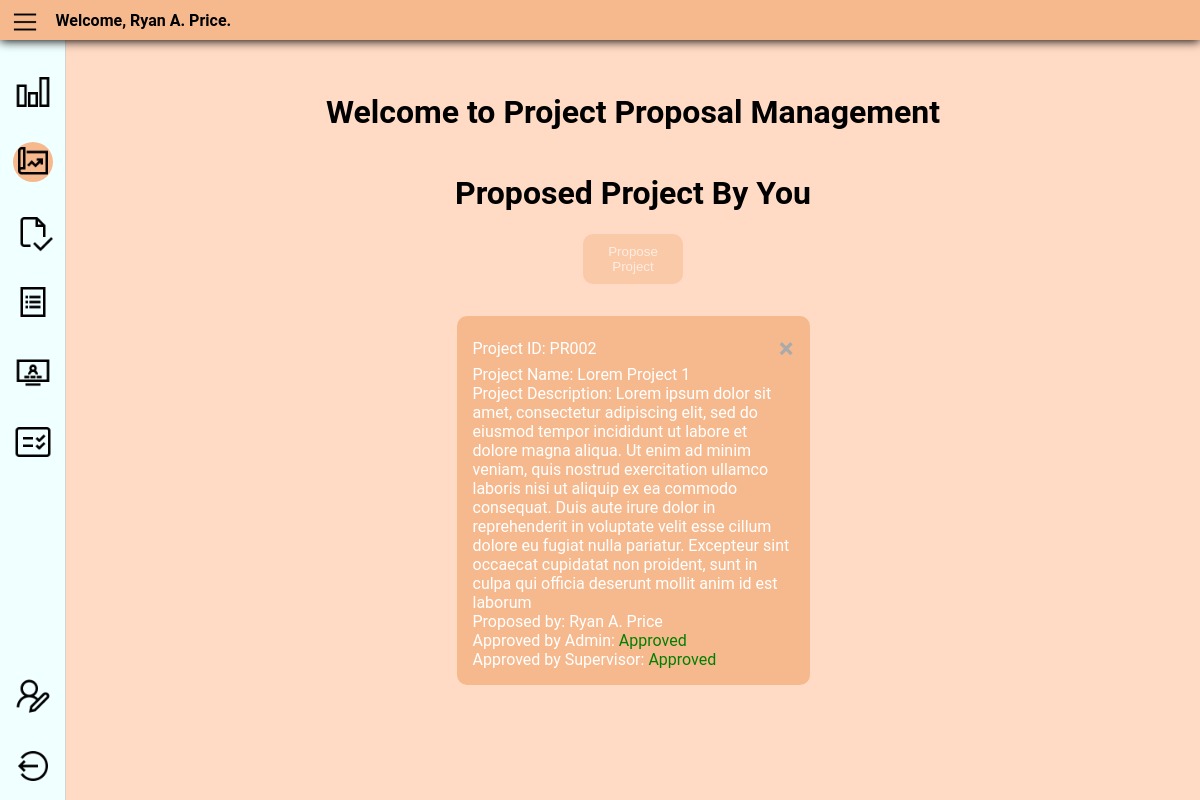
Page /supervisor/project_proposal_management.php (signed in) on the committed database.
### tables this page shows
CREATE TABLE `Supervisor` (
  `SUPERVISOR_ID` varchar(10) NOT NULL,
  `NAME` varchar(90) DEFAULT NULL,
  `PASSWORD` varchar(70) NOT NULL,
  `AGE` decimal(10,0) DEFAULT NULL,
  `EMAIL` varchar(80) DEFAULT NULL,
  `PROFESSION` varchar(100) DEFAULT NULL,
  `ISVERIFIED` bit(1) DEFAULT NULL
);

CREATE TABLE `Project` (
  `PROJ_ID` char(5) NOT NULL,
  `NAME` varchar(90) DEFAULT NULL,
  `DESCRIPTION` varchar(1000) DEFAULT NULL,
  `STUDENT_ID` varchar(20) DEFAULT NULL,
  `SUPERVISOR_ID` varchar(20) DEFAULT NULL,
  `BACKUP_DESCRIPTION` varchar(1000) DEFAULT NULL,
  `APPROVED_SUPERVISOR` bit(1) DEFAULT NULL,
  `APPROVED_ADMIN` bit(1) DEFAULT NULL
);

### src/functions.php (called while the page is built, shortened)
<?php
function getSupervisorDatabySupervisorID($con, $supervisorID)
{
    $getSupervisorName_query = $con->prepare("SELECT * FROM Supervisor where SUPERVISOR_ID = ?");
    $getSupervisorName_query->bind_param("s", $supervisorID);
    $getSupervisorName_query->execute();
    $getSupervisorName_query_result = $getSupervisorName_query->get_result();
    return mysqli_fetch_assoc($getSupervisorName_query_result);
}
function checkLogin($con)
{
    if (isset($_SESSION['SUPERVISOR_ID'])) {
        $supervisor_id = $_SESSION['SUPERVISOR_ID'];
        $login_check_query_result = getSupervisorDatabySupervisorID($con, $supervisor_id);
        if ($login_check_query_result) {
            return $login_check_query_result;
        }
    } else if (isset($_SESSION['STUDENT_ID'])) {
        $student_id = $_SESSION['STUDENT_ID'];
        $login_check_query_result = getStudentDatabyStudentID($con, $student_id);
        if ($login_check_query_result) {
            return $login_check_query_result;
        }
    }
    die;
}

### supervisor/project_proposal_management.php (the view, shortened to what this page needs)
<?php
require("../src/functions.php");
require("../src/database.php");
$user_data = checkLogin($con);
?>
<!DOCTYPE html>
<html lang="en">
<head>
    <link rel="stylesheet" href="css/sidebar_header.css">
    <link rel="stylesheet" href="css/supervisor_project_proposal_management.css">
</head>
<body>
    <header class="header">
        <img class="menu-icon" src="../src/icon/menu_128px.png" alt="menu icon" title="Menu">
        <div class="welcome-msg">
            Welcome, <?php echo $user_data['NAME'] ?>.
        </div>
    </header>
    <div class="container">
        <div class="sidebar">
            <div class="middle-sidebar">
                <ul class="sidebar-item-list">
                    <li>
                        <a href="dashboard.php"><img class="sidebar-item" src="../src/icon/goal_progress_128px.png" alt="goal setting & progress setting icon" title="Goal Setting & Progress Setting"></a>
                    </li>
                    <li>
                        <a><img class="sidebar-item selected" src="../src/icon/project_proposal_management_128px.png" alt="project proposal management icon" title="Project Proposal Management"></a>
                    </li>
                    <li>
                        <a href="project_proposal_approval.php"><img class="sidebar-item" src="../src/icon/approve_student_project.png" alt="project planning icon" title="Project Planning"></a>
                    </li>
                    <li>
                        <a href="student-to-project_assignment.php"><img class="sidebar-item" src="../src/icon/student-to-project_assignment_128px.png" alt="student-to-project assignment icon" title="Student-To-Project Assignment"></a>
                    </li>
                    <li>
                        <a href="meeting_management.php"><img class="sidebar-item" src="../src/icon/meeting_management_128px.png" alt="meeting management icon" title="Meeting Management"></a>
                    </li>
                    <li>
                        <a href="mark_sheets.php"><img class="sidebar-item" src="../src/icon/marking_128px.png" alt="marking icon" title="Mark Sheets"></a>
                    </li>
                </ul>
            </div>
            <div class="bottom-sidebar">
                <ul class="sidebar-item-list">
                    <li>
                        <a href="editProfile.php"><img class="sidebar-item" src="../src/icon/edit_profile_128px.png" alt="edit profile icon" title="Edit Profile"></a>
                    </li>
                    <li>
                        <a href="../src/logout.php"><img class="sidebar-item" src="../src/icon/logout_128px.png" alt="logout icon" title="Logout"></a>
                    </li>
                </ul>
            </div>
        </div>
        <div class="content">
            <div class="proposal-management-box">
                <h1 class="center">Welcome to Project Proposal Management</h1>
                <div class="proposed-project-list">
                    <h1>Proposed Project By You</h1>
                    <button class="propose-project-btn">Propose Project</button>
                    <?php
                    $sql = "select * from Project where SUPERVISOR_ID = ? and STUDENT_ID is null";
                    $getProjectList_query = $con->prepare($sql);
                    $getProjectList_query->bind_param("s", $_SESSION['SUPERVISOR_ID']);
                    $getProjectList_query->execute();
                    $getProjectList_query_result = $getProjectList_query->get_result();
                    if (mysqli_num_rows($getProjectList_query_result) > 0) {
                        while ($row = $getProjectList_query_result->fetch_assoc()) {
                            $isApprovedbyAdmin = ($row['APPROVED_ADMIN'] == 0) ? "Not Approved" : "Approved";
                            $isApprovedbySupervisor = ($row['APPROVED_SUPERVISOR'] == 0) ? "Not Approved" : "Approved";
                            $statusCSS_isApprovedbyAdmin = ($row['APPROVED_ADMIN'] == 0) ? "redFont" : "greenFont";
                            $statusCSS_isApprovedbySupervisor = ($row['APPROVED_SUPERVISOR'] == 0) ? "redFont" : "greenFont";
                            echo "<div class='project-box'>";
                            echo "<div id=" . $row['PROJ_ID'] . " style='display: flex;align-items: center;'>Project ID: " . $row['PROJ_ID'] . "<span class='remove-project-btn' onclick='removeProjectBtn(this)'>&times;</span></div>";
                            echo "<div>Project Name: " . $row['NAME'] . "</div>";
                            echo "<div>Project Description: " . $row['DESCRIPTION'] . "</div>";
                            echo "<div>Proposed by: " . $user_data['NAME'] . "</div>";
                            echo "<div>Approved by Admin: " . "<span class='" . $statusCSS_isApprovedbyAdmin . "'>" . $isApprovedbyAdmin . "</span></div>";
                            echo "<div>Approved by Supervisor: " . "<span class='" . $statusCSS_isApprovedbySupervisor . "'>" . $isApprovedbySupervisor . "</span></div>";
                            echo "</div>";
                        }
                    } else {
                        echo "<div style='width:fit-content;'class='project-box'>";
                        echo "<h2 style='text-align:center;'>NO PROPOSED PROJECT</h2>";
                        echo "</div>";
                    }
                    ?>
                </div>
            </div>
        </div>
    </div>
</body>
</html>

### supervisor/css/sidebar_header.css (style rules this page uses)
:root { --bodyColour: #ffdac4; --containerColour: #f6b98e; --DarkercontainerColour: #ff8834; --shadowColour: #b14b02; --headerHeight: 40px; }
body { font-family: "Roboto", Verdana, Arial, sans-serif; background-color: var(--bodyColour); margin: 0; }
.header { background-color: var(--containerColour); position: sticky; top: 0; display: flex; height: var(--headerHeight); box-shadow: 0 1px 10px black; align-items: center; z-index: 9999; }
.menu-icon { width: 30px; height: 30px; padding-top: 0.3em; padding-left: 0.6em; }
.sidebar { flex-shrink: 0; overflow: hidden; background-color: azure; width: 65px; border-right: 1px solid lightgrey; display: flex; flex-direction: column; position: sticky; height: calc(100vh - var(--headerHeight)); left: 0; top: var(--headerHeight); }
.middle-sidebar { width: 100%; flex-grow: 1; overflow-y: auto; overflow-x: hidden; margin: 1rem 0; }
.bottom-sidebar { width: 100%; }
.container { display: flex; }
.sidebar-item-list { list-style: none; display: flex; flex-direction: column; align-items: center; margin: 0; padding: 0; }
.sidebar-item { width: 40px; height: 40px; margin-top: 1rem; margin-bottom: 10px; }
.content { display: flex; margin: 2rem; }
.center { text-align: center; }
.welcome-msg { display: inline; padding-left: 1rem; font-weight: bold; }
.sidebar-item.selected { background-color: var(--containerColour); border-radius: 100px; }

### supervisor/css/supervisor_project_proposal_management.css (style rules this page uses)
.content { display: flex; justify-content: center; width: 100%; font-family: "Roboto", Verdana, Arial, sans-serif; }
.proposal-management-box { display: flex; flex-direction: column; }
.proposed-project-list { display: flex; flex-direction: column; align-items: center; font-family: "Roboto", Verdana, Arial, sans-serif; font-size: 100%; align-content: center; }
.project-box { background-color: var(--containerColour); padding: 1rem; border-radius: 10px; margin-top: 2rem; color: white; word-break: break-word; width: 30%; }
.propose-project-btn { background-color: var(--containerColour); border-radius: 10px; border-width: 0; width: 100px; height: 50px; color: white; opacity: 50%; }
.close-btn, .remove-project-btn { display: flex; color: #aaa; justify-content: flex-end; font-size: 28px; font-weight: bold; margin-left: auto; }
.greenFont { color: green; }

### rows in the picture
supervisor: NAME "Ryan A. Price"
project: PROJ_ID "PR002", NAME "Lorem Project 1", DESCRIPTION "Lorem ipsum dolor sit amet, consectetur adipiscing elit, sed do eiusmod tempor incididunt ut labore et dolore magna aliqua. Ut enim ad minim veniam, quis nostrud exercitation ullamco laboris nisi ut aliquip ex ea commodo consequat. Duis aute irure dolor in reprehenderit in voluptate velit esse cillum dolore eu fugiat nulla pariatur. Excepteur sint occaecat cupidatat non proident, sunt in culpa qui officia deserunt mollit anim id est laborum", SUPERVISOR_ID.NAME "Ryan A. Price", APPROVED_ADMIN "Approved", APPROVED_SUPERVISOR "Approved"
